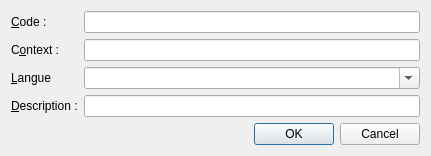
<?xml version="1.0" encoding="UTF-8"?>
<ui version="4.0">
 <class>AddModifyLabelDialog</class>
 <widget class="QDialog" name="AddModifyLabelDialog">
  <property name="geometry">
   <rect>
    <x>0</x>
    <y>0</y>
    <width>431</width>
    <height>147</height>
   </rect>
  </property>
  <property name="windowTitle">
   <string>Dialog</string>
  </property>
  <layout class="QFormLayout" name="formLayout">
   <item row="0" column="0">
    <widget class="QLabel" name="label">
     <property name="text">
      <string>&amp;Code :</string>
     </property>
     <property name="buddy">
      <cstring>codeLineEdit</cstring>
     </property>
    </widget>
   </item>
   <item row="0" column="1">
    <widget class="QLineEdit" name="codeLineEdit"/>
   </item>
   <item row="2" column="0">
    <widget class="QLabel" name="label_3">
     <property name="text">
      <string>&amp;Langue</string>
     </property>
     <property name="buddy">
      <cstring>langueComboBox</cstring>
     </property>
    </widget>
   </item>
   <item row="2" column="1">
    <widget class="QComboBox" name="langueComboBox">
     <property name="editable">
      <bool>true</bool>
     </property>
    </widget>
   </item>
   <item row="3" column="0">
    <widget class="QLabel" name="label_2">
     <property name="text">
      <string>&amp;Description :</string>
     </property>
     <property name="buddy">
      <cstring>descriptionLineEdit</cstring>
     </property>
    </widget>
   </item>
   <item row="3" column="1">
    <widget class="QLineEdit" name="descriptionLineEdit"/>
   </item>
   <item row="4" column="0" colspan="2">
    <widget class="QDialogButtonBox" name="buttonBox">
     <property name="orientation">
      <enum>Qt::Horizontal</enum>
     </property>
     <property name="standardButtons">
      <set>QDialogButtonBox::Cancel|QDialogButtonBox::Ok</set>
     </property>
    </widget>
   </item>
   <item row="1" column="0">
    <widget class="QLabel" name="label_4">
     <property name="text">
      <string>C&amp;ontext :</string>
     </property>
     <property name="buddy">
      <cstring>contextLineEdit</cstring>
     </property>
    </widget>
   </item>
   <item row="1" column="1">
    <widget class="QLineEdit" name="contextLineEdit"/>
   </item>
  </layout>
 </widget>
 <tabstops>
  <tabstop>codeLineEdit</tabstop>
  <tabstop>contextLineEdit</tabstop>
  <tabstop>langueComboBox</tabstop>
  <tabstop>descriptionLineEdit</tabstop>
  <tabstop>buttonBox</tabstop>
 </tabstops>
 <resources/>
 <connections>
  <connection>
   <sender>buttonBox</sender>
   <signal>accepted()</signal>
   <receiver>AddModifyLabelDialog</receiver>
   <slot>accept()</slot>
   <hints>
    <hint type="sourcelabel">
     <x>227</x>
     <y>101</y>
    </hint>
    <hint type="destinationlabel">
     <x>157</x>
     <y>274</y>
    </hint>
   </hints>
  </connection>
  <connection>
   <sender>buttonBox</sender>
   <signal>rejected()</signal>
   <receiver>AddModifyLabelDialog</receiver>
   <slot>reject()</slot>
   <hints>
    <hint type="sourcelabel">
     <x>295</x>
     <y>107</y>
    </hint>
    <hint type="destinationlabel">
     <x>286</x>
     <y>274</y>
    </hint>
   </hints>
  </connection>
 </connections>
</ui>
